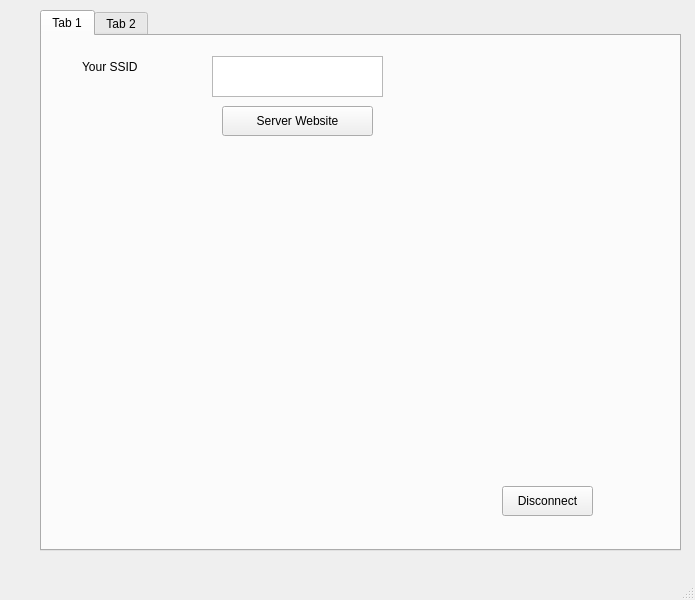
<?xml version="1.0" encoding="UTF-8"?>
<ui version="4.0">
 <class>fota</class>
 <widget class="QMainWindow" name="fota">
  <property name="geometry">
   <rect>
    <x>0</x>
    <y>0</y>
    <width>695</width>
    <height>600</height>
   </rect>
  </property>
  <property name="windowTitle">
   <string>MainWindow</string>
  </property>
  <widget class="QWidget" name="centralwidget">
   <widget class="QTabWidget" name="tabWidget">
    <property name="geometry">
     <rect>
      <x>40</x>
      <y>10</y>
      <width>641</width>
      <height>541</height>
     </rect>
    </property>
    <property name="currentIndex">
     <number>0</number>
    </property>
    <widget class="QWidget" name="tab">
     <attribute name="title">
      <string>Tab 1</string>
     </attribute>
     <widget class="QPushButton" name="Server_pushButton">
      <property name="geometry">
       <rect>
        <x>180</x>
        <y>70</y>
        <width>151</width>
        <height>30</height>
       </rect>
      </property>
      <property name="text">
       <string>Server Website</string>
      </property>
     </widget>
     <widget class="QPushButton" name="pushButton_2">
      <property name="geometry">
       <rect>
        <x>460</x>
        <y>450</y>
        <width>91</width>
        <height>30</height>
       </rect>
      </property>
      <property name="text">
       <string>Disconnect</string>
      </property>
     </widget>
     <widget class="QLabel" name="ShowSSID_label">
      <property name="geometry">
       <rect>
        <x>40</x>
        <y>20</y>
        <width>81</width>
        <height>22</height>
       </rect>
      </property>
      <property name="text">
       <string>Your SSID</string>
      </property>
     </widget>
     <widget class="QTextEdit" name="ShowSSID_textEdit">
      <property name="geometry">
       <rect>
        <x>170</x>
        <y>20</y>
        <width>171</width>
        <height>41</height>
       </rect>
      </property>
     </widget>
    </widget>
    <widget class="QWidget" name="tab_2">
     <attribute name="title">
      <string>Tab 2</string>
     </attribute>
    </widget>
   </widget>
  </widget>
  <widget class="QMenuBar" name="menubar">
   <property name="geometry">
    <rect>
     <x>0</x>
     <y>0</y>
     <width>695</width>
     <height>27</height>
    </rect>
   </property>
  </widget>
  <widget class="QStatusBar" name="statusbar"/>
 </widget>
 <resources/>
 <connections/>
</ui>
